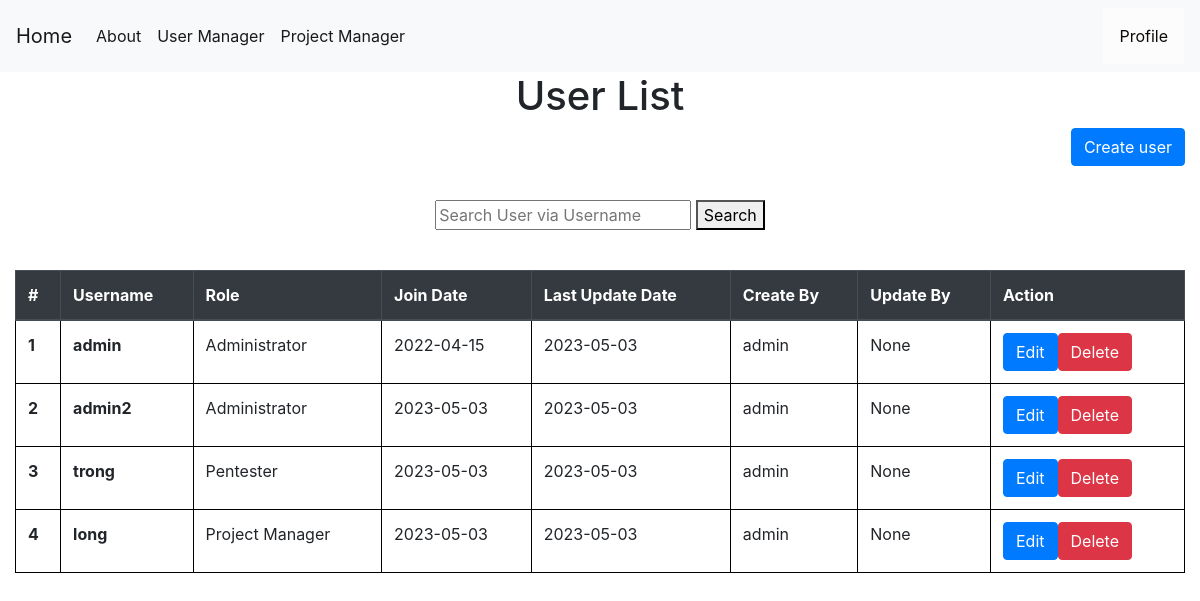
Before: /usermanager (signed in) with the older database file.
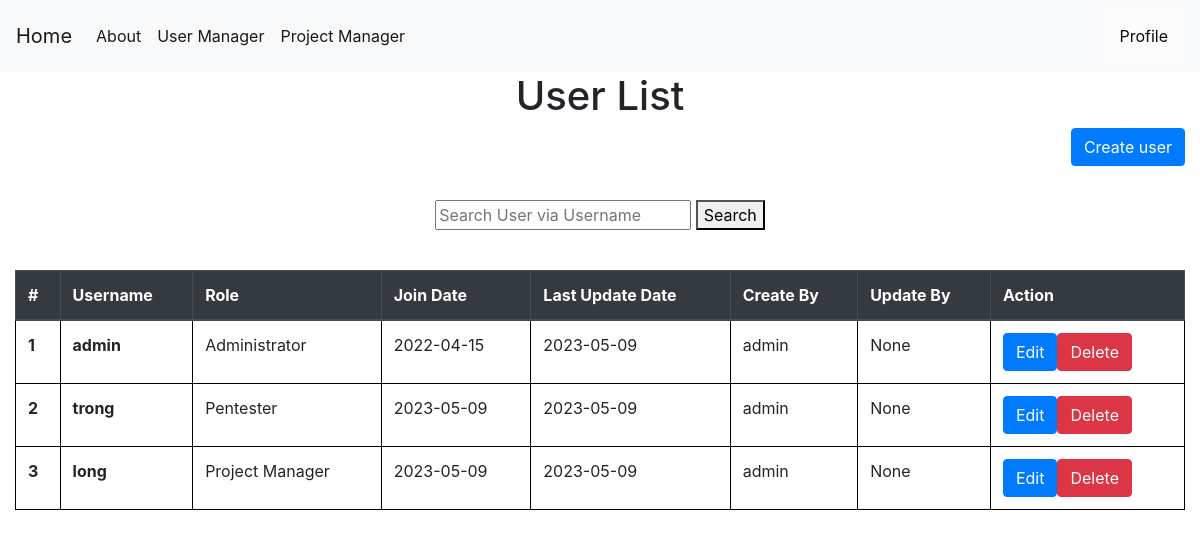
After: the same page with the newer database file.
### tables this page shows
CREATE TABLE users (
    userid INTEGER PRIMARY KEY AUTOINCREMENT,
    username TEXT NOT NULL,
    password TEXT NOT NULL,
    join_date date NOT NULL,
    update_date date,
    create_by TEXT NOT NULL,
    update_by TEXT,
    role TEXT NOT NULL
);

### app.py (the view, shortened to what this page needs)
@app.route('/usermanager', methods=('GET', 'POST'))
def showuser():
    currentuser = get_current_user()
    if currentuser["role"] != 'Administrator':
        return render_template('403.html',)
    msg = ''
    if session["userid"] == None:
        return redirect(url_for('login'))
    conn = get_db_connection()
    users = conn.execute('SELECT * FROM users').fetchall()
    conn.commit()
    conn.close()
    return render_template('show_user.html', users=users,msg=msg)

### app.py (called while the page is built)
def get_db_connection():
    conn = sqlite3.connect('database.db')
    conn.row_factory = sqlite3.Row
    return conn

def get_current_user():
    userid = session["userid"]
    conn = get_db_connection()
    user = conn.execute('SELECT * FROM users WHERE userid = ?',(userid,)).fetchone()
    conn.commit()
    conn.close()
    return user

### templates/show_user.html (shortened to what this page needs)
{% extends 'base.html' %}
{% block content %}
    <center><h1>{% block title %}  User List  {% endblock %}</h1></center>
    <link rel= "stylesheet" type= "text/css" href= "{{ url_for('static',filename='css/showuser.css') }}">
    <a href="{{ url_for('add_user')}}" class="btn btn-primary" style="float: right;" role="button" aria-pressed="true">Create user</a>
  <center>
  <form action="{{ url_for('search_user') }}" method ="GET">
    <input name="username" type="username" placeholder="Search User via Username" />
    <button>Search</button>
  </form>
</center></br>
    <table class="table">
        <thead class="thead-dark">
          <tr>
            <th scope="col">#</th>
            <th scope="col">Username</th>
            <th scope="col">Role</th>
            <th scope="col">Join Date</th>
            <th scope="col">Last Update Date</th>
            <th scope="col">Create By</th>
            <th scope="col">Update By</th>
            <th scope="col">Action</th>
          </tr>
        </thead>
        <tbody>
        {% for user in users %}
          <tr>
            <th class="counterCell"></th>
            <th scope="row">{{ user.username }}</th>
            <td>{{ user.role }}</td>
            <td>{{ user.join_date }}</td>
            <td>{{ user.update_date }}</td>
            <td>{{ user.create_by }}</td>
            <td>{{ user.update_by }}</td>
            <td>
              <span style="float:left;">
              <a href="{{ url_for('edituser',id= user.userid) }} "class="btn btn-primary">Edit</a>
              </span>
              <span style="float:left;">
              <form action="{{ url_for('showuser') }}" method=post >
                  <button id="delete" type=submit class="btn btn-danger" >Delete</button>
              </form>
            </span>
            </td>
          </tr>
        {% endfor %}
        </tbody>
      </table>
{% endblock %}

### templates/base.html (shortened to what this page needs)
<!doctype html>
<link rel= "stylesheet" type= "text/css" href= "{{ url_for('static',filename='css/style.css') }}">
<html lang="en">
  <head>
    <link rel="stylesheet" href="https://stackpath.bootstrapcdn.com/bootstrap/4.3.1/css/bootstrap.min.css">
  </head>
  <body>
    <nav class="navbar navbar-expand-md navbar-light bg-light">
      {% block sidebar %}
        <a class="navbar-brand" href="{{ url_for('index')}}">Home</a>
        <div class="collapse navbar-collapse" id="navbarNav">
            <ul class="navbar-nav">
            <li class="nav-item active">
                <a class="nav-link" href="{{ url_for('about_us')}}">About</a>
            </li>
            </ul>
            <ul class="navbar-nav">
              {% if session.userid %}
              <li class="nav-item active">
                <a class="nav-link" href="{{ url_for('showuser')}}">User Manager</a>
              </li>
              <li class="nav-item active">
                <a class="nav-link" href="{{ url_for('showproject')}}">Project Manager</a>
              </li>
              {% endif %}
              </ul>
        </div>
        {% endblock %}
        {% if session.userid %}
        <div class="dropdown">
          <button class="dropbtn">Profile</button>
        </div>
        {% else %}
          <a href="{{ url_for('login')}}" class="nav-link">Login</a>
        {% endif %}
    </nav>
    <div class="container">
        {% block content %} {% endblock %}
    </div>
  </body>
</html>

### static/css/style.css (style rules this page uses)
table, th, td { border: 1px solid black; }
body { min-height: 100vh; height: 100%; margin: 0; z-index: 10; display: grid; grid-template-rows: auto 1fr auto; }
body { display: flex; flex-direction: column; }
.dropbtn { background-color: #fbfcfb; color: rgb(15, 8, 8); padding: 16px; font-size: 16px; border: none; }
.dropdown { position: relative; display: inline-block; }
.container { max-width: 1480px !important; }

### static/css/showuser.css (style rules this page uses)
table { counter-reset: tableCount; }
.counterCell:before { content: counter(tableCount); counter-increment: tableCount; }

Changed rows visible on the page:
removed users: username "admin2", role "Administrator", join_date "2023-05-03", update_date "2023-05-03", create_by "admin", update_by "None"
changed users "Administrator": update_date "2023-05-03" → "2023-05-09"
changed users "trong": join_date "2023-05-03" → "2023-05-09"; update_date "2023-05-03" → "2023-05-09"
changed users "long": join_date "2023-05-03" → "2023-05-09"; update_date "2023-05-03" → "2023-05-09"
